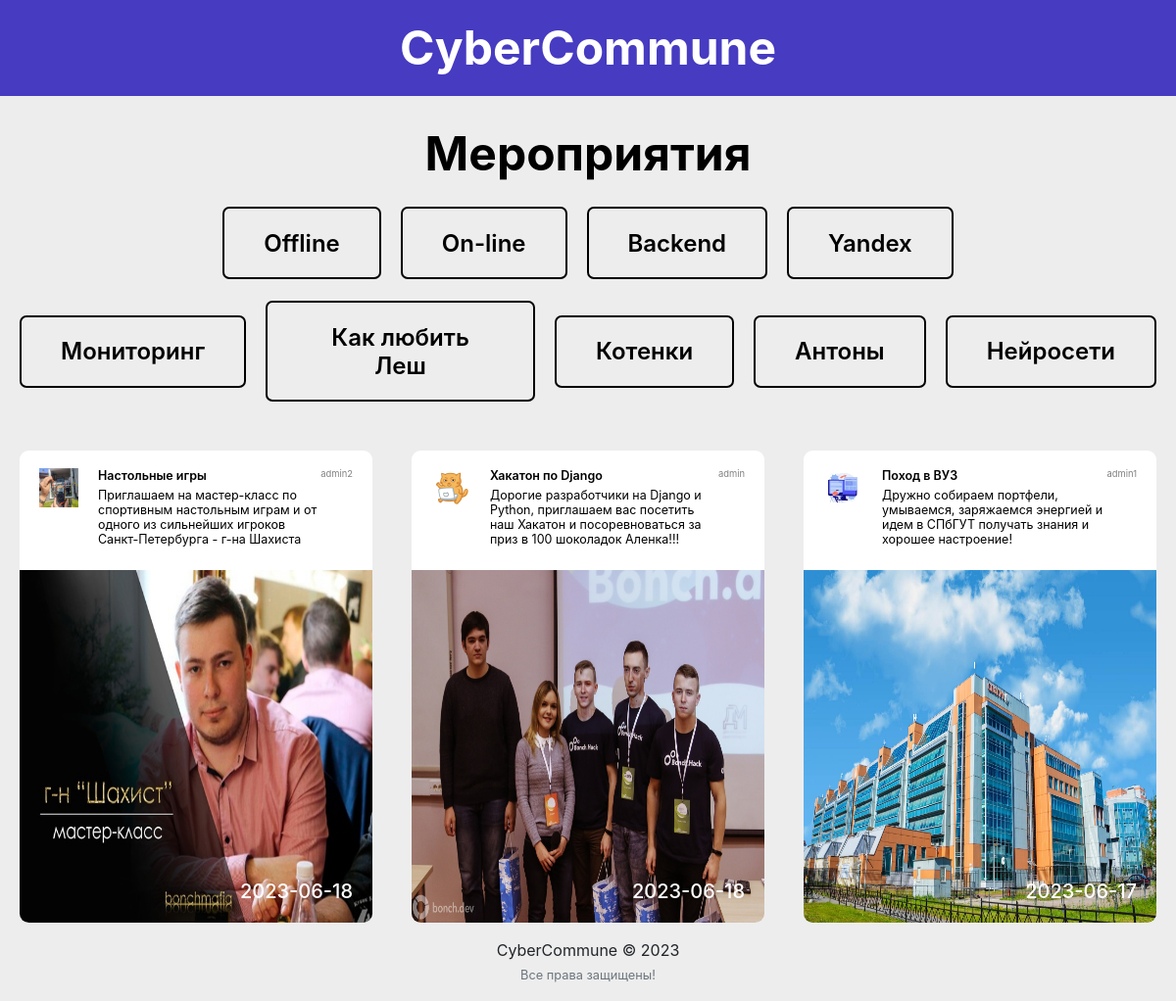
The app's page /events with its own data.
### events/models.py (models this page shows, shortened)
class Event(models.Model):
    user = models.ForeignKey(User, on_delete=models.CASCADE, related_name="events")
    title = models.CharField(max_length=200, unique=True)
    description = models.TextField()
    tags = models.CharField(max_length=100, blank=True)
    pic = models.ImageField(default='path/to/event-img/default.png', upload_to='path/to/event-img')
    date_posted = models.DateTimeField(default=timezone.now)
    date = models.DateTimeField()

### users/models.py (models this page shows, shortened)
class Profile(models.Model):
    user = models.OneToOneField(User, on_delete=models.CASCADE)
    image = models.ImageField(default='profile_pics/default.png', upload_to='profile_pics')
    slug = AutoSlugField(populate_from='user')
    bio = models.CharField(max_length=255, blank=True)
    spec = models.CharField(max_length=255)
    friends = models.ManyToManyField("Profile", blank=True)
    def get_absolute_url(self):
        return "/users/{}".format(self.slug)

### events/views.py (the view)
# urls.py: path('events', EventListView.as_view(), name='events'),
class EventListView(generic.ListView):
    model = Event
    template_name = "events/events.html"
    context_object_name = 'events'
    ordering = ['-date_posted']
    paginate_by = 10
    def get_context_data(self, **kwargs):
        context = super().get_context_data(**kwargs)
        return context

### events/templates/events/events.html (shortened to what this page needs)
{% extends "feed/layout.html" %}
{% load static %}
{% block cssfiles %}
    <link href="{% static 'users/profile.css' %}" rel="stylesheet">
{% endblock cssfiles %}
{% block content %}
    <div class="container">
        <h1 class="events-h1">Мероприятия</h1>
        <div class="hashtags">
            <div class="tags-1">
                <a href="search_events/?q=Offline"><p class="hashtag">Offline</p></a>
                <a href="search_events/?q=On-line"><p class="hashtag">On-line</p></a>
                <a href="search_events/?q=Backend"><p class="hashtag">Backend</p></a>
                <a href="search_events/?q=Yandex"><p class="hashtag">Yandex</p></a>
            </div>
            <div class="tags-2">
                <a href="search_events/?q=Мониторинг"><p class="hashtag">Мониторинг</p></a>
                <a href="search_events/?q=Как любить Леш"><p class="hashtag">Как любить Леш</p></a>
                <a href="search_events/?q=Котенки"><p class="hashtag">Котенки</p></a>
                <a href="search_events/?q=Антоны"><p class="hashtag">Антоны</p></a>
                <a href="search_events/?q=Нейросети"><p class="hashtag">Нейросети</p></a>
            </div>
        </div>
        <div class="events">
            {% for event in events %}
            <div class="event-card">
                <div class="event-card-top">
                    <img class="event-card-user-image" src="{{ event.user.profile.image.url }}"/>
                    <div class="event-card-top-text">
                        <div class="top-text-left">
                            <h5 class="event-card-title">{{ event.title }}</h5>
                            <p class="event-card-des">{{ event.description}}</p>
                        </div>
                        <div class="top-text-right">
                            <p class="event-card-user">{{ event.user }}</p>
                        </div>
                    </div>
                </div>
                <p class="event-date">{{ event.date|date:'Y-m-d'}}</p>
                <a href="{% url 'event-detail' event.id %}"><img class="event-card-img" src="{{ event.pic.url }}" alt=""></a>
            </div>
            {% endfor %}
        </div>
    </div>
{% endblock content %}

### feed/templates/feed/layout.html (shortened to what this page needs)
{% load static %}
<!DOCTYPE html>
<html>
<head>
    <link rel="stylesheet" href="https://maxcdn.bootstrapcdn.com/bootstrap/4.0.0/css/bootstrap.min.css">
    <link href="{% static 'users/auth.css' %}" rel="stylesheet">
    {% block cssfiles %}{% endblock cssfiles %}
</head>
<header>
{% if not user.is_authenticated %}
<div class="name">
    <h1>CyberCommune</h1>
</div>
{% else %}
{% block searchform %}{% endblock searchform %}
{% endif %}
</header>
<body>
    {% block content %}{% endblock content %}
    <footer class="page-footer font-small black">
      <div class="footer-copyright text-center py-3">CyberCommune © 2023
      <br><small class="text-muted">Все права защищены!</small>
    </div>
    </footer>
</body>
</html>

### users/static/users/auth.css (style rules this page uses)
* { margin: 0; padding: 0; }
body { background: #ededed; }
a, button, h1, h2, h3, h4, h5, h6, p { font-family: Inter, sans-serif; margin-bottom: 0; }
a { text-decoration: none; }
h1 { font-weight: 700; font-size: 48px; line-height: 58px; }
header { background: #463bc1; padding: 46px 380px; }
header .name { font-style: normal; font-weight: 700; font-size: 48px; line-height: 58px; color: #fff; margin: 0 auto; }
.container { max-width: 1160px; margin: 0 auto; padding: 0; }

### users/static/users/profile.css (style rules this page uses)
header { background: #463bc1; padding: 20px 380px; display: flex; align-items: center; justify-content: space-between; }
.container { max-width: 1160px; margin: 0 auto; }
.events-h1 { text-align: center; font-weight: 700; font-size: 48px; line-height: 58px; margin-top:30px; margin-bottom:25px; color: #000000; }
.hashtags { display: flex; flex-direction: column; gap: 22px; margin-bottom: 50px; }
.hashtags a { text-decoration: none; }
.tags-1, .tags-2 { display: flex; flex-direction: row; gap: 20px; margin: 0 auto; align-items: center; }
.hashtag { border: 2px solid #000000; border-radius: 7px; text-align: center; padding: 20.5px 40px 20.5px 40px; font-weight: 600; font-size: 24px; line-height: 29px; color: #000000; }
.events { display: flex; flex-direction: row; flex-wrap: wrap; gap: 40px; }
.event-card { width: 360px; background: #FFFFFF; border-radius: 9.37487px; }
.event-card-top { padding: 18px 20px 0 20px; display: flex; flex-direction: row; gap: 20px; }
.event-card-top-text { display: flex; flex-direction: row; justify-content: space-between; width: 260px; }
.event-card-top .event-card-user-image { width: 40px; height: 40px; border-raduis: 50%; }
.event-card-top .event-card-title { font-style: normal; font-weight: 600; font-size: 12.4998px; line-height: 15px; color: #000000; margin-bottom: 5px; }
.event-card-top .event-card-des { font-weight: 400; font-size: 12.4998px; line-height: 15px; color: #000000; }
.event-card-top .event-card-user { font-weight: 400; font-size: 9.37487px; line-height: 11px; text-align: right; color: #808080; }
.event-card-img { border-radius: 0px 0px 9.37487px 9.37487px; width: 360px; height: 360px; }
.event-card .event-date { position: relative; text-align: right; top: 340px; left: -20px; font-style: normal; font-weight: 500; font-size: 20px; line-height: 24px; color: #FFFFFF; }

### records on screen
Event: user.profile.image (picture), title "Настольные игры", description "Приглашаем на мастер-класс по спортивным настольным играм и от одного из сильнейших игроков Санкт-Петербурга - г-на Шахиста", user "admin2", date "2023-06-18", pic (picture)
Event: user.profile.image (picture), title "Хакатон по Django", description "Дорогие разработчики на Django и Python, приглашаем вас посетить наш Хакатон и посоревноваться за приз в 100 шоколадок Аленка!!!", user "admin", date "2023-06-18", pic (picture)
Event: user.profile.image (picture), title "Поход в ВУЗ", description "Дружно собираем портфели, умываемся, заряжаемся энергией и идем в СПбГУТ получать знания и хорошее настроение!", user "admin1", date "2023-06-17", pic (picture)
